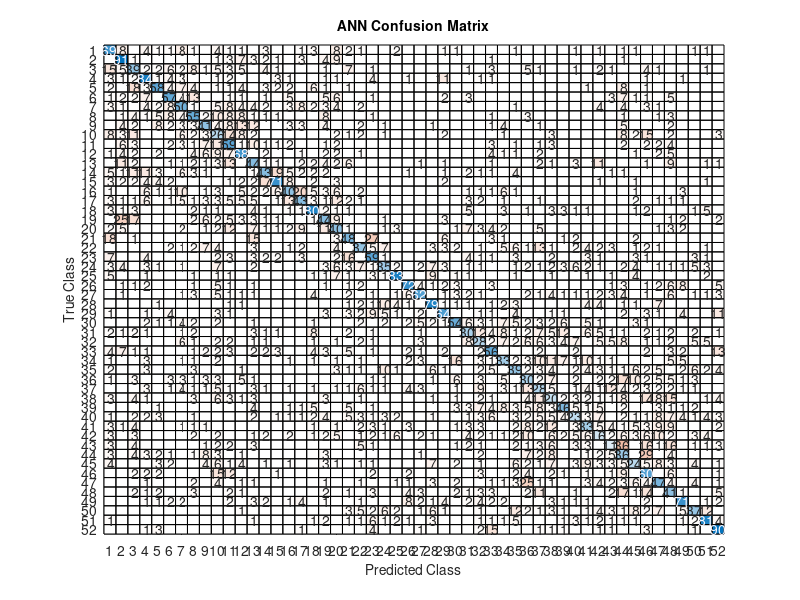

This figure's MATLAB source:
clc;
clear;
close all;

fprintf('\n=====================================\n');
fprintf('ANN EVALUATION\n');
fprintf('=====================================\n');

load('PredictionResults.mat');

predictedLabel = predictedLabel(:);
testLabel = testLabel(:);

predictedLabel = cast(predictedLabel,class(testLabel));

%% Confusion Matrix

C = confusionmat(testLabel,predictedLabel);

figure;
confusionchart(C);
title('ANN Confusion Matrix');

%% Accuracy

accuracy = sum(diag(C))/sum(C(:));

numClasses = size(C,1);

precision = zeros(numClasses,1);
recall = zeros(numClasses,1);
f1 = zeros(numClasses,1);

for i=1:numClasses

    TP = C(i,i);
    FP = sum(C(:,i))-TP;
    FN = sum(C(i,:))-TP;

    precision(i)=TP/(TP+FP+eps);
    recall(i)=TP/(TP+FN+eps);
    f1(i)=2*precision(i)*recall(i)/(precision(i)+recall(i)+eps);

end

fprintf('\nOverall Accuracy : %.2f %%\n',accuracy*100);

fprintf('Average Precision : %.4f\n',mean(precision));

fprintf('Average Recall    : %.4f\n',mean(recall));

fprintf('Average F1 Score  : %.4f\n',mean(f1));

save('EvaluationResults.mat',...
    'C',...
    'accuracy',...
    'precision',...
    'recall',...
    'f1');
